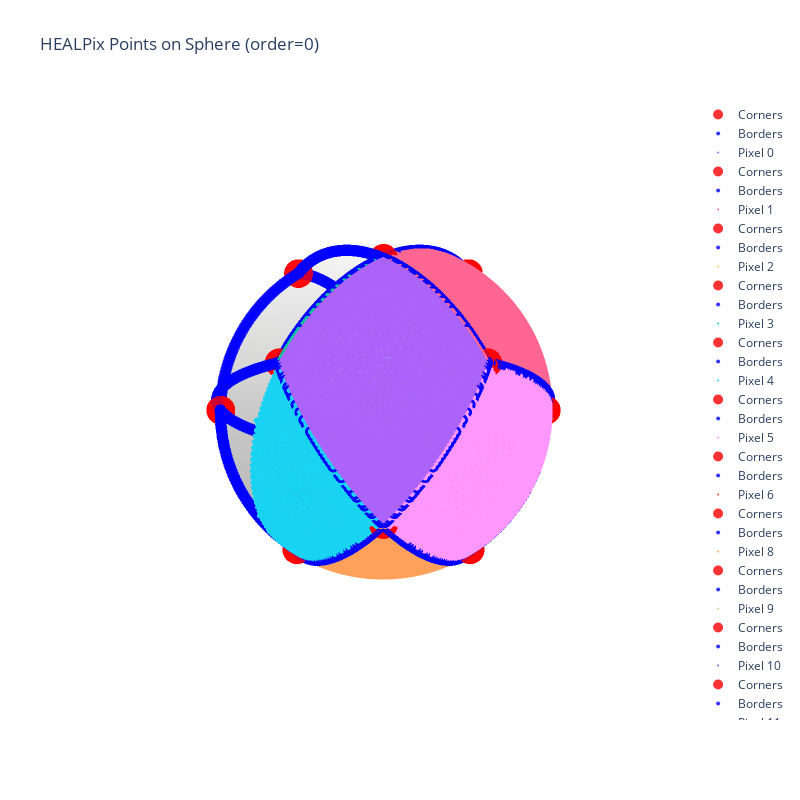

Write notebook code for a chart like this one.
### Code cell
main(0,50)

### Figure 1 — Plotly figure (JSON) as saved in the notebook; plotly's stock layout.template omitted (floating-point values rounded to 4 significant figures; data arrays with more than 128 entries replaced by an {"elided": "..."} marker saying what was removed)
{"data": [{"colorscale": [[0, "rgb(0, 0, 0)"], [0.09091, "rgb(16, 16, 16)"], [0.1818, "rgb(38, 38, 38)"], [0.2727, "rgb(59, 59, 59)"], [0.3636, "rgb(81, 80, 80)"], [0.4545, "rgb(102, 101, 101)"], [0.5455, "rgb(124, 123, 122)"], [0.6364, "rgb(146, 146, 145)"], [0.7273, "rgb(171, 171, 170)"], [0.8182, "rgb(197, 197, 195)"], [0.9091, "rgb(224, 224, 223)"], [1, "rgb(254, 254, 253)"]], "opacity": 0.2, "showscale": false, "type": "surface", "x": {"elided": "50x100 float values"}, "y": {"elided": "50x100 float values"}, "z": {"elided": "50x100 float values"}}, {"marker": {"color": "red", "colorscale": [[0, "#440154"], [0.1111, "#482878"], [0.2222, "#3e4989"], [0.3333, "#31688e"], [0.4444, "#26828e"], [0.5556, "#1f9e89"], [0.6667, "#35b779"], [0.7778, "#6ece58"], [0.8889, "#b5de2b"], [1, "#fde725"]], "opacity": 0.8, "size": 10}, "mode": "markers", "name": "Corners", "type": "scatter3d", "x": [0, 0.7454, 0.7071, 4.564e-17], "y": [0, 0, 0.7071, 0.7454], "z": [1, 0.6667, 0, 0.6667]}, {"marker": {"color": "blue", "colorscale": [[0, "#440154"], [0.1111, "#482878"], [0.2222, "#3e4989"], [0.3333, "#31688e"], [0.4444, "#26828e"], [0.5556, "#1f9e89"], [0.6667, "#35b779"], [0.7778, "#6ece58"], [0.8889, "#b5de2b"], [1, "#fde725"]], "opacity": 0.8, "size": 4}, "mode": "markers", "name": "Borders", "type": "scatter3d", "x": {"elided": "200 float values"}, "y": {"elided": "200 float values"}, "z": {"elided": "200 float values"}}, {"marker": {"colorscale": [[0, "#440154"], [0.1111, "#482878"], [0.2222, "#3e4989"], [0.3333, "#31688e"], [0.4444, "#26828e"], [0.5556, "#1f9e89"], [0.6667, "#35b779"], [0.7778, "#6ece58"], [0.8889, "#b5de2b"], [1, "#fde725"]], "opacity": 1, "size": 2}, "mode": "markers", "name": "Pixel 0", "type": "scatter3d", "x": {"elided": "2500 float values"}, "y": {"elided": "2500 float values"}, "z": {"elided": "2500 float values"}}, {"marker": {"color": "red", "colorscale": [[0, "#440154"], [0.1111, "#482878"], [0.2222, "#3e4989"], [0.3333, "#31688e"], [0.4444, "#26828e"], [0.5556, "#1f9e89"], [0.6667, "#35b779"], [0.7778, "#6ece58"], [0.8889, "#b5de2b"], [1, "#fde725"]], "opacity": 0.8, "size": 10}, "mode": "markers", "name": "Corners", "type": "scatter3d", "x": [0, 4.564e-17, -0.7071, -0.7454], "y": [0, 0.7454, 0.7071, 9.128e-17], "z": [1, 0.6667, 0, 0.6667]}, {"marker": {"color": "blue", "colorscale": [[0, "#440154"], [0.1111, "#482878"], [0.2222, "#3e4989"], [0.3333, "#31688e"], [0.4444, "#26828e"], [0.5556, "#1f9e89"], [0.6667, "#35b779"], [0.7778, "#6ece58"], [0.8889, "#b5de2b"], [1, "#fde725"]], "opacity": 0.8, "size": 4}, "mode": "markers", "name": "Borders", "type": "scatter3d", "x": {"elided": "200 float values"}, "y": {"elided": "200 float values"}, "z": {"elided": "200 float values"}}, {"marker": {"colorscale": [[0, "#440154"], [0.1111, "#482878"], [0.2222, "#3e4989"], [0.3333, "#31688e"], [0.4444, "#26828e"], [0.5556, "#1f9e89"], [0.6667, "#35b779"], [0.7778, "#6ece58"], [0.8889, "#b5de2b"], [1, "#fde725"]], "opacity": 1, "size": 2}, "mode": "markers", "name": "Pixel 1", "type": "scatter3d", "x": {"elided": "2500 float values"}, "y": {"elided": "2500 float values"}, "z": {"elided": "2500 float values"}}, {"marker": {"color": "red", "colorscale": [[0, "#440154"], [0.1111, "#482878"], [0.2222, "#3e4989"], [0.3333, "#31688e"], [0.4444, "#26828e"], [0.5556, "#1f9e89"], [0.6667, "#35b779"], [0.7778, "#6ece58"], [0.8889, "#b5de2b"], [1, "#fde725"]], "opacity": 0.8, "size": 10}, "mode": "markers", "name": "Corners", "type": "scatter3d", "x": [0, -0.7454, -0.7071, -1.369e-16], "y": [0, 9.128e-17, -0.7071, -0.7454], "z": [1, 0.6667, 0, 0.6667]}, {"marker": {"color": "blue", "colorscale": [[0, "#440154"], [0.1111, "#482878"], [0.2222, "#3e4989"], [0.3333, "#31688e"], [0.4444, "#26828e"], [0.5556, "#1f9e89"], [0.6667, "#35b779"], [0.7778, "#6ece58"], [0.8889, "#b5de2b"], [1, "#fde725"]], "opacity": 0.8, "size": 4}, "mode": "markers", "name": "Borders", "type": "scatter3d", "x": {"elided": "200 float values"}, "y": {"elided": "200 float values"}, "z": {"elided": "200 float values"}}, {"marker": {"colorscale": [[0, "#440154"], [0.1111, "#482878"], [0.2222, "#3e4989"], [0.3333, "#31688e"], [0.4444, "#26828e"], [0.5556, "#1f9e89"], [0.6667, "#35b779"], [0.7778, "#6ece58"], [0.8889, "#b5de2b"], [1, "#fde725"]], "opacity": 1, "size": 2}, "mode": "markers", "name": "Pixel 2", "type": "scatter3d", "x": [0.0, -0.01531, -0.03083, -0.04653, -0.06243, -0.07849, -0.09472, -0.1111, -0.1276, -0.1443, -0.1611, -0.178, -0.1949, -0.212, -0.2291, -0.2463, -0.2635, -0.2807, -0.2978, -0.315, -0.3321, -0.3492, -0.3662, -0.3831, -0.3999, -0.4166, -0.4331, -0.4494, -0.4656, -0.4816, -0.4974, -0.513, -0.5283, -0.5434, -0.5582, -0.5728, -0.5871, -0.6011, -0.6148, -0.6282, -0.6414, -0.6542, -0.6667, -0.6789, -0.6907, -0.7023, -0.7135, -0.7244, -0.7351, -0.7454], "y": [0.0, 1.875e-18, 3.775e-18, 5.699e-18, 7.645e-18, 9.612e-18, 1.16e-17, 1.361e-17, 1.563e-17, 1.767e-17, 1.973e-17, 2.18e-17, 2.387e-17, 2.596e-17, 2.806e-17, 3.016e-17, 3.226e-17, 3.437e-17, 3.648e-17, 3.858e-17, 4.068e-17, 4.277e-17, 4.485e-17, 4.692e-17, 4.897e-17, 5.101e-17, 5.304e-17, 5.504e-17, 5.702e-17, 5.898e-17, 6.091e-17, 6.282e-17, 6.47e-17, 6.655e-17, 6.836e-17, 7.015e-17, 7.19e-17, 7.361e-17, 7.529e-17, 7.694e-17, 7.854e-17, 8.011e-17, 8.164e-17, 8.314e-17, 8.459e-17, 8.601e-17, 8.738e-17, 8.872e-17, 9.002e-17, 9.128e-17], "z": [1.0, 0.9999, 0.9995, 0.9989, 0.998, 0.9969, 0.9955, 0.9938, 0.9918, 0.9895, 0.9869, 0.984, 0.9808, 0.9773, 0.9734, 0.9692, 0.9647, 0.9598, 0.9546, 0.9491, 0.9432, 0.937, 0.9305, 0.9237, 0.9166, 0.9091, 0.9014, 0.8933, 0.885, 0.8764, 0.8675, 0.8584, 0.8491, 0.8395, 0.8297, 0.8197, 0.8095, 0.7992, 0.7887, 0.778, 0.7672, 0.7564, 0.7454, 0.7343, 0.7231, 0.7119, 0.7006, 0.6893, 0.678, 0.6667]}, {"marker": {"color": "red", "colorscale": [[0, "#440154"], [0.1111, "#482878"], [0.2222, "#3e4989"], [0.3333, "#31688e"], [0.4444, "#26828e"], [0.5556, "#1f9e89"], [0.6667, "#35b779"], [0.7778, "#6ece58"], [0.8889, "#b5de2b"], [1, "#fde725"]], "opacity": 0.8, "size": 10}, "mode": "markers", "name": "Corners", "type": "scatter3d", "x": [0, -1.369e-16, 0.7071, 0.7454], "y": [0, -0.7454, -0.7071, 0], "z": [1, 0.6667, 0, 0.6667]}, {"marker": {"color": "blue", "colorscale": [[0, "#440154"], [0.1111, "#482878"], [0.2222, "#3e4989"], [0.3333, "#31688e"], [0.4444, "#26828e"], [0.5556, "#1f9e89"], [0.6667, "#35b779"], [0.7778, "#6ece58"], [0.8889, "#b5de2b"], [1, "#fde725"]], "opacity": 0.8, "size": 4}, "mode": "markers", "name": "Borders", "type": "scatter3d", "x": {"elided": "200 float values"}, "y": {"elided": "200 float values"}, "z": {"elided": "200 float values"}}, {"marker": {"colorscale": [[0, "#440154"], [0.1111, "#482878"], [0.2222, "#3e4989"], [0.3333, "#31688e"], [0.4444, "#26828e"], [0.5556, "#1f9e89"], [0.6667, "#35b779"], [0.7778, "#6ece58"], [0.8889, "#b5de2b"], [1, "#fde725"]], "opacity": 1, "size": 2}, "mode": "markers", "name": "Pixel 3", "type": "scatter3d", "x": [0.0, 0.01531, 0.03083, 0.04653, 0.06243, 0.07849, 0.09472, 0.1111, 0.1276, 0.1443, 0.1611, 0.178, 0.1949, 0.212, 0.2291, 0.2463, 0.2635, 0.2807, 0.2978, 0.315, 0.3321, 0.3492, 0.3662, 0.3831, 0.3999, 0.4166, 0.4331, 0.4494, 0.4656, 0.4816, 0.4974, 0.513, 0.5283, 0.5434, 0.5582, 0.5728, 0.5871, 0.6011, 0.6148, 0.6282, 0.6414, 0.6542, 0.6667, 0.6789, 0.6907, 0.7023, 0.7135, 0.7244, 0.7351, 0.7454], "y": [0.0, 0.0, 0.0, 0.0, 0.0, 0.0, 0.0, 0.0, 0.0, 0.0, 0.0, 0.0, 0.0, 0.0, 0.0, 0.0, 0.0, 0.0, 0.0, 0.0, 0.0, 0.0, 0.0, 0.0, 0.0, 0.0, 0.0, 0.0, 0.0, 0.0, 0.0, 0.0, 0.0, 0.0, 0.0, 0.0, 0.0, 0.0, 0.0, 0.0, 0.0, 0.0, 0.0, 0.0, 0.0, 0.0, 0.0, 0.0, 0.0, 0.0], "z": [1.0, 0.9999, 0.9995, 0.9989, 0.998, 0.9969, 0.9955, 0.9938, 0.9918, 0.9895, 0.9869, 0.984, 0.9808, 0.9773, 0.9734, 0.9692, 0.9647, 0.9598, 0.9546, 0.9491, 0.9432, 0.937, 0.9305, 0.9237, 0.9166, 0.9091, 0.9014, 0.8933, 0.885, 0.8764, 0.8675, 0.8584, 0.8491, 0.8395, 0.8297, 0.8197, 0.8095, 0.7992, 0.7887, 0.778, 0.7672, 0.7564, 0.7454, 0.7343, 0.7231, 0.7119, 0.7006, 0.6893, 0.678, 0.6667]}, {"marker": {"color": "red", "colorscale": [[0, "#440154"], [0.1111, "#482878"], [0.2222, "#3e4989"], [0.3333, "#31688e"], [0.4444, "#26828e"], [0.5556, "#1f9e89"], [0.6667, "#35b779"], [0.7778, "#6ece58"], [0.8889, "#b5de2b"], [1, "#fde725"]], "opacity": 0.8, "size": 10}, "mode": "markers", "name": "Corners", "type": "scatter3d", "x": [0.7454, 0.7071, 0.7454, 0.7071], "y": [0, -0.7071, 0, 0.7071], "z": [0.6667, 0, -0.6667, 0]}, {"marker": {"color": "blue", "colorscale": [[0, "#440154"], [0.1111, "#482878"], [0.2222, "#3e4989"], [0.3333, "#31688e"], [0.4444, "#26828e"], [0.5556, "#1f9e89"], [0.6667, "#35b779"], [0.7778, "#6ece58"], [0.8889, "#b5de2b"], [1, "#fde725"]], "opacity": 0.8, "size": 4}, "mode": "markers", "name": "Borders", "type": "scatter3d", "x": {"elided": "200 float values"}, "y": {"elided": "200 float values"}, "z": {"elided": "200 float values"}}, {"marker": {"colorscale": [[0, "#440154"], [0.1111, "#482878"], [0.2222, "#3e4989"], [0.3333, "#31688e"], [0.4444, "#26828e"], [0.5556, "#1f9e89"], [0.6667, "#35b779"], [0.7778, "#6ece58"], [0.8889, "#b5de2b"], [1, "#fde725"]], "opacity": 1, "size": 2}, "mode": "markers", "name": "Pixel 4", "type": "scatter3d", "x": {"elided": "1231 float values"}, "y": {"elided": "1231 float values"}, "z": {"elided": "1231 float values"}}, {"marker": {"color": "red", "colorscale": [[0, "#440154"], [0.1111, "#482878"], [0.2222, "#3e4989"], [0.3333, "#31688e"], [0.4444, "#26828e"], [0.5556, "#1f9e89"], [0.6667, "#35b779"], [0.7778, "#6ece58"], [0.8889, "#b5de2b"], [1, "#fde725"]], "opacity": 0.8, "size": 10}, "mode": "markers", "name": "Corners", "type": "scatter3d", "x": [4.564e-17, 0.7071, 4.564e-17, -0.7071], "y": [0.7454, 0.7071, 0.7454, 0.7071], "z": [0.6667, 0, -0.6667, 0]}, {"marker": {"color": "blue", "colorscale": [[0, "#440154"], [0.1111, "#482878"], [0.2222, "#3e4989"], [0.3333, "#31688e"], [0.4444, "#26828e"], [0.5556, "#1f9e89"], [0.6667, "#35b779"], [0.7778, "#6ece58"], [0.8889, "#b5de2b"], [1, "#fde725"]], "opacity": 0.8, "size": 4}, "mode": "markers", "name": "Borders", "type": "scatter3d", "x": {"elided": "200 float values"}, "y": {"elided": "200 float values"}, "z": {"elided": "200 float values"}}, {"marker": {"colorscale": [[0, "#440154"], [0.1111, "#482878"], [0.2222, "#3e4989"], [0.3333, "#31688e"], [0.4444, "#26828e"], [0.5556, "#1f9e89"], [0.6667, "#35b779"], [0.7778, "#6ece58"], [0.8889, "#b5de2b"], [1, "#fde725"]], "opacity": 1, "size": 2}, "mode": "markers", "name": "Pixel 5", "type": "scatter3d", "x": {"elided": "2500 float values"}, "y": {"elided": "2500 float values"}, "z": {"elided": "2500 float values"}}, {"marker": {"color": "red", "colorscale": [[0, "#440154"], [0.1111, "#482878"], [0.2222, "#3e4989"], [0.3333, "#31688e"], [0.4444, "#26828e"], [0.5556, "#1f9e89"], [0.6667, "#35b779"], [0.7778, "#6ece58"], [0.8889, "#b5de2b"], [1, "#fde725"]], "opacity": 0.8, "size": 10}, "mode": "markers", "name": "Corners", "type": "scatter3d", "x": [-0.7454, -0.7071, -0.7454, -0.7071], "y": [9.128e-17, 0.7071, 9.128e-17, -0.7071], "z": [0.6667, 0, -0.6667, 0]}, {"marker": {"color": "blue", "colorscale": [[0, "#440154"], [0.1111, "#482878"], [0.2222, "#3e4989"], [0.3333, "#31688e"], [0.4444, "#26828e"], [0.5556, "#1f9e89"], [0.6667, "#35b779"], [0.7778, "#6ece58"], [0.8889, "#b5de2b"], [1, "#fde725"]], "opacity": 0.8, "size": 4}, "mode": "markers", "name": "Borders", "type": "scatter3d", "x": {"elided": "200 float values"}, "y": {"elided": "200 float values"}, "z": {"elided": "200 float values"}}, {"marker": {"colorscale": [[0, "#440154"], [0.1111, "#482878"], [0.2222, "#3e4989"], [0.3333, "#31688e"], [0.4444, "#26828e"], [0.5556, "#1f9e89"], [0.6667, "#35b779"], [0.7778, "#6ece58"], [0.8889, "#b5de2b"], [1, "#fde725"]], "opacity": 1, "size": 2}, "mode": "markers", "name": "Pixel 6", "type": "scatter3d", "x": {"elided": "1275 float values"}, "y": {"elided": "1275 float values"}, "z": {"elided": "1275 float values"}}, {"marker": {"color": "red", "colorscale": [[0, "#440154"], [0.1111, "#482878"], [0.2222, "#3e4989"], [0.3333, "#31688e"], [0.4444, "#26828e"], [0.5556, "#1f9e89"], [0.6667, "#35b779"], [0.7778, "#6ece58"], [0.8889, "#b5de2b"], [1, "#fde725"]], "opacity": 0.8, "size": 10}, "mode": "markers", "name": "Corners", "type": "scatter3d", "x": [0.7071, 0.7454, 0, 4.564e-17], "y": [0.7071, 0, 0, 0.7454], "z": [0, -0.6667, -1, -0.6667]}, {"marker": {"color": "blue", "colorscale": [[0, "#440154"], [0.1111, "#482878"], [0.2222, "#3e4989"], [0.3333, "#31688e"], [0.4444, "#26828e"], [0.5556, "#1f9e89"], [0.6667, "#35b779"], [0.7778, "#6ece58"], [0.8889, "#b5de2b"], [1, "#fde725"]], "opacity": 0.8, "size": 4}, "mode": "markers", "name": "Borders", "type": "scatter3d", "x": {"elided": "200 float values"}, "y": {"elided": "200 float values"}, "z": {"elided": "200 float values"}}, {"marker": {"colorscale": [[0, "#440154"], [0.1111, "#482878"], [0.2222, "#3e4989"], [0.3333, "#31688e"], [0.4444, "#26828e"], [0.5556, "#1f9e89"], [0.6667, "#35b779"], [0.7778, "#6ece58"], [0.8889, "#b5de2b"], [1, "#fde725"]], "opacity": 1, "size": 2}, "mode": "markers", "name": "Pixel 8", "type": "scatter3d", "x": {"elided": "2500 float values"}, "y": {"elided": "2500 float values"}, "z": {"elided": "2500 float values"}}, {"marker": {"color": "red", "colorscale": [[0, "#440154"], [0.1111, "#482878"], [0.2222, "#3e4989"], [0.3333, "#31688e"], [0.4444, "#26828e"], [0.5556, "#1f9e89"], [0.6667, "#35b779"], [0.7778, "#6ece58"], [0.8889, "#b5de2b"], [1, "#fde725"]], "opacity": 0.8, "size": 10}, "mode": "markers", "name": "Corners", "type": "scatter3d", "x": [-0.7071, 4.564e-17, 0, -0.7454], "y": [0.7071, 0.7454, 0, 9.128e-17], "z": [0, -0.6667, -1, -0.6667]}, {"marker": {"color": "blue", "colorscale": [[0, "#440154"], [0.1111, "#482878"], [0.2222, "#3e4989"], [0.3333, "#31688e"], [0.4444, "#26828e"], [0.5556, "#1f9e89"], [0.6667, "#35b779"], [0.7778, "#6ece58"], [0.8889, "#b5de2b"], [1, "#fde725"]], "opacity": 0.8, "size": 4}, "mode": "markers", "name": "Borders", "type": "scatter3d", "x": {"elided": "200 float values"}, "y": {"elided": "200 float values"}, "z": {"elided": "200 float values"}}, {"marker": {"colorscale": [[0, "#440154"], [0.1111, "#482878"], [0.2222, "#3e4989"], [0.3333, "#31688e"], [0.4444, "#26828e"], [0.5556, "#1f9e89"], [0.6667, "#35b779"], [0.7778, "#6ece58"], [0.8889, "#b5de2b"], [1, "#fde725"]], "opacity": 1, "size": 2}, "mode": "markers", "name": "Pixel 9", "type": "scatter3d", "x": {"elided": "2500 float values"}, "y": {"elided": "2500 float values"}, "z": {"elided": "2500 float values"}}, {"marker": {"color": "red", "colorscale": [[0, "#440154"], [0.1111, "#482878"], [0.2222, "#3e4989"], [0.3333, "#31688e"], [0.4444, "#26828e"], [0.5556, "#1f9e89"], [0.6667, "#35b779"], [0.7778, "#6ece58"], [0.8889, "#b5de2b"], [1, "#fde725"]], "opacity": 0.8, "size": 10}, "mode": "markers", "name": "Corners", "type": "scatter3d", "x": [-0.7071, -0.7454, 0, -1.369e-16], "y": [-0.7071, 9.128e-17, 0, -0.7454], "z": [0, -0.6667, -1, -0.6667]}, {"marker": {"color": "blue", "colorscale": [[0, "#440154"], [0.1111, "#482878"], [0.2222, "#3e4989"], [0.3333, "#31688e"], [0.4444, "#26828e"], [0.5556, "#1f9e89"], [0.6667, "#35b779"], [0.7778, "#6ece58"], [0.8889, "#b5de2b"], [1, "#fde725"]], "opacity": 0.8, "size": 4}, "mode": "markers", "name": "Borders", "type": "scatter3d", "x": {"elided": "200 float values"}, "y": {"elided": "200 float values"}, "z": {"elided": "200 float values"}}, {"marker": {"colorscale": [[0, "#440154"], [0.1111, "#482878"], [0.2222, "#3e4989"], [0.3333, "#31688e"], [0.4444, "#26828e"], [0.5556, "#1f9e89"], [0.6667, "#35b779"], [0.7778, "#6ece58"], [0.8889, "#b5de2b"], [1, "#fde725"]], "opacity": 1, "size": 2}, "mode": "markers", "name": "Pixel 10", "type": "scatter3d", "x": [-0.7454, -0.7351, -0.7244, -0.7135, -0.7023, -0.6907, -0.6789, -0.6667, -0.6542, -0.6414, -0.6282, -0.6148, -0.6011, -0.5871, -0.5728, -0.5582, -0.5434, -0.5283, -0.513, -0.4974, -0.4816, -0.4656, -0.4494, -0.4331, -0.4166, -0.3999, -0.3831, -0.3662, -0.3492, -0.3321, -0.315, -0.2978, -0.2807, -0.2635, -0.2463, -0.2291, -0.212, -0.1949, -0.178, -0.1611, -0.1443, -0.1276, -0.1111, -0.09472, -0.07849, -0.06243, -0.04653, -0.03083, -0.01531, 0.0], "y": [9.128e-17, 9.002e-17, 8.872e-17, 8.738e-17, 8.601e-17, 8.459e-17, 8.314e-17, 8.164e-17, 8.011e-17, 7.854e-17, 7.694e-17, 7.529e-17, 7.361e-17, 7.19e-17, 7.015e-17, 6.836e-17, 6.655e-17, 6.47e-17, 6.282e-17, 6.091e-17, 5.898e-17, 5.702e-17, 5.504e-17, 5.304e-17, 5.101e-17, 4.897e-17, 4.692e-17, 4.485e-17, 4.277e-17, 4.068e-17, 3.858e-17, 3.648e-17, 3.437e-17, 3.226e-17, 3.016e-17, 2.806e-17, 2.596e-17, 2.387e-17, 2.18e-17, 1.973e-17, 1.767e-17, 1.563e-17, 1.361e-17, 1.16e-17, 9.612e-18, 7.645e-18, 5.699e-18, 3.775e-18, 1.875e-18, 0.0], "z": [-0.6667, -0.678, -0.6893, -0.7006, -0.7119, -0.7231, -0.7343, -0.7454, -0.7564, -0.7672, -0.778, -0.7887, -0.7992, -0.8095, -0.8197, -0.8297, -0.8395, -0.8491, -0.8584, -0.8675, -0.8764, -0.885, -0.8933, -0.9014, -0.9091, -0.9166, -0.9237, -0.9305, -0.937, -0.9432, -0.9491, -0.9546, -0.9598, -0.9647, -0.9692, -0.9734, -0.9773, -0.9808, -0.984, -0.9869, -0.9895, -0.9918, -0.9938, -0.9955, -0.9969, -0.998, -0.9989, -0.9995, -0.9999, -1.0]}, {"marker": {"color": "red", "colorscale": [[0, "#440154"], [0.1111, "#482878"], [0.2222, "#3e4989"], [0.3333, "#31688e"], [0.4444, "#26828e"], [0.5556, "#1f9e89"], [0.6667, "#35b779"], [0.7778, "#6ece58"], [0.8889, "#b5de2b"], [1, "#fde725"]], "opacity": 0.8, "size": 10}, "mode": "markers", "name": "Corners", "type": "scatter3d", "x": [0.7071, -1.369e-16, 0, 0.7454], "y": [-0.7071, -0.7454, 0, 0], "z": [0, -0.6667, -1, -0.6667]}, {"marker": {"color": "blue", "colorscale": [[0, "#440154"], [0.1111, "#482878"], [0.2222, "#3e4989"], [0.3333, "#31688e"], [0.4444, "#26828e"], [0.5556, "#1f9e89"], [0.6667, "#35b779"], [0.7778, "#6ece58"], [0.8889, "#b5de2b"], [1, "#fde725"]], "opacity": 0.8, "size": 4}, "mode": "markers", "name": "Borders", "type": "scatter3d", "x": {"elided": "200 float values"}, "y": {"elided": "200 float values"}, "z": {"elided": "200 float values"}}, {"marker": {"colorscale": [[0, "#440154"], [0.1111, "#482878"], [0.2222, "#3e4989"], [0.3333, "#31688e"], [0.4444, "#26828e"], [0.5556, "#1f9e89"], [0.6667, "#35b779"], [0.7778, "#6ece58"], [0.8889, "#b5de2b"], [1, "#fde725"]], "opacity": 1, "size": 2}, "mode": "markers", "name": "Pixel 11", "type": "scatter3d", "x": [0.7454, 0.7351, 0.7244, 0.7135, 0.7023, 0.6907, 0.6789, 0.6667, 0.6542, 0.6414, 0.6282, 0.6148, 0.6011, 0.5871, 0.5728, 0.5582, 0.5434, 0.5283, 0.513, 0.4974, 0.4816, 0.4656, 0.4494, 0.4331, 0.4166, 0.3999, 0.3831, 0.3662, 0.3492, 0.3321, 0.315, 0.2978, 0.2807, 0.2635, 0.2463, 0.2291, 0.212, 0.1949, 0.178, 0.1611, 0.1443, 0.1276, 0.1111, 0.09472, 0.07849, 0.06243, 0.04653, 0.03083, 0.01531, 0.0], "y": [0.0, 0.0, 0.0, 0.0, 0.0, 0.0, 0.0, 0.0, 0.0, 0.0, 0.0, 0.0, 0.0, 0.0, 0.0, 0.0, 0.0, 0.0, 0.0, 0.0, 0.0, 0.0, 0.0, 0.0, 0.0, 0.0, 0.0, 0.0, 0.0, 0.0, 0.0, 0.0, 0.0, 0.0, 0.0, 0.0, 0.0, 0.0, 0.0, 0.0, 0.0, 0.0, 0.0, 0.0, 0.0, 0.0, 0.0, 0.0, 0.0, 0.0], "z": [-0.6667, -0.678, -0.6893, -0.7006, -0.7119, -0.7231, -0.7343, -0.7454, -0.7564, -0.7672, -0.778, -0.7887, -0.7992, -0.8095, -0.8197, -0.8297, -0.8395, -0.8491, -0.8584, -0.8675, -0.8764, -0.885, -0.8933, -0.9014, -0.9091, -0.9166, -0.9237, -0.9305, -0.937, -0.9432, -0.9491, -0.9546, -0.9598, -0.9647, -0.9692, -0.9734, -0.9773, -0.9808, -0.984, -0.9869, -0.9895, -0.9918, -0.9938, -0.9955, -0.9969, -0.998, -0.9989, -0.9995, -0.9999, -1.0]}], "layout": {"height": 800, "scene": {"aspectmode": "data", "xaxis": {"showbackground": false, "visible": false}, "yaxis": {"showbackground": false, "visible": false}, "zaxis": {"showbackground": false, "visible": false}}, "title": {"text": "HEALPix Points on Sphere (order=0)"}, "width": 800}}
